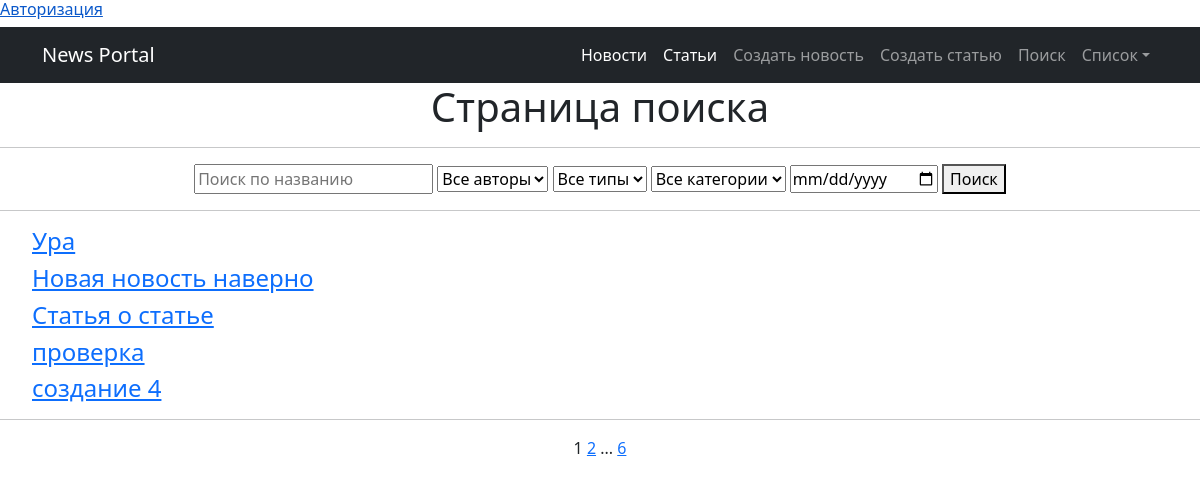
The app's page /search/ with its own data.
### news/models.py (models this page shows, shortened)
class Post(models.Model):
    author = models.ForeignKey(Author, on_delete=models.CASCADE)
    news = 'NW'
    article = 'AR'
    CATEGORY_CHOICES = (
        (news, 'Новость'),
        (article, 'Статья'),
    )
    choiceType = models.CharField(max_length=2,
                                  choices=CATEGORY_CHOICES,
                                  default=article)
    timeCreate = models.DateTimeField(auto_now_add=True)
    categoryPost = models.ManyToManyField(Category, through='PostCategory')
    title = models.CharField(max_length=100, unique=True)
    content = models.TextField()
    rating = models.IntegerField(default=0)

### news/views.py (the view)
# urls.py: path('search/', Search.as_view(), name='search'),  # URL-шаблон Поисковой страницы
class Search(ListView):
    model = Post
    template_name = 'flatpages/search.html'
    context_object_name = 'search'
    filterset_class = PostFilter
    paginate_by = 5
    ordering = ['-timeCreate']
    def get_queryset(self):
        queryset = super().get_queryset()
        self.filterset = self.filterset_class(self.request.GET, queryset=queryset)
        return self.filterset.qs
    def get_context_data(self, **kwargs):
        context = super().get_context_data(**kwargs)
        context['filter'] = self.filterset
        context['categories'] = Category.objects.all()  # Получение всех категорий
        return context

### news/models.py (called while the page is built)
    def __str__(self):
        return self.user.username

    def __str__(self):
        return self.nameCategory

### news/templatetags/cenzura.py (called while the page is built)
@register.filter()
def censor(value):  # Естественно если делать реальный проект слов будет в разы больше.
    words_to_censor = ['6лядь', '6лять', 'cock', 'cunt',  'fuck', 'xyй',
                       'гавнюк', 'долбоёб', 'лошок', 'пидарас', 'шлюха']
    if not isinstance(value, str):  # Проверка, чтобы фильтр цензурирования применялся только к переменным строкового
        raise ValueError("Значение должно быть строкой")
    for word in words_to_censor:
        value = value.replace(word, '*' * len(word))
    return mark_safe(value)

### news/templatetags/custom_tags.py (called while the page is built)
@register.simple_tag(takes_context=True)
def url_replace(context, **kwargs):
    d = context['request'].GET.copy()  # позволяет скопировать все параметры текущего запроса.
    for k, v in kwargs.items():
        d[k] = v
    return d.urlencode()

### templates/flatpages/search.html
{% extends 'flatpages/default.html' %}
{% load cenzura %}
{% load custom_tags %}
{% block content %}
    <h1 style="text-align: center;">Страница поиска</h1>
<hr />
<div align="center">
    <form action="" method="GET">
        {{ filter.form.title }}
        {{ filter.form.author }}
        {{ filter.form.choiceType }}
        {{ filter.form.categoryPost }}
        {{ filter.form.timeCreate }}
        <button type="submit">Поиск</button>
    </form>
</div>
<hr />
    <ul>
        {% for post in search %}
            <h4><a href="{% url 'news:news_detail' post.id %}">{{ post.title|censor }}</a></h4>
        {% empty %}
            <h3>Ничего не найдено</h3>
        {% endfor %}
    </ul>
<hr />
{% endblock %}

### records on screen
Post: title|censor "Ура"
Post: title|censor "Новая новость наверно"
Post: title|censor "Статья о статье"
Post: title|censor "проверка"
Post: title|censor "создание 4"

### other values on screen
{{ page_obj.number }} "1"
{{ page_obj.next_page_number }} "2"
{{ page_obj.paginator.num_pages }} "6"
